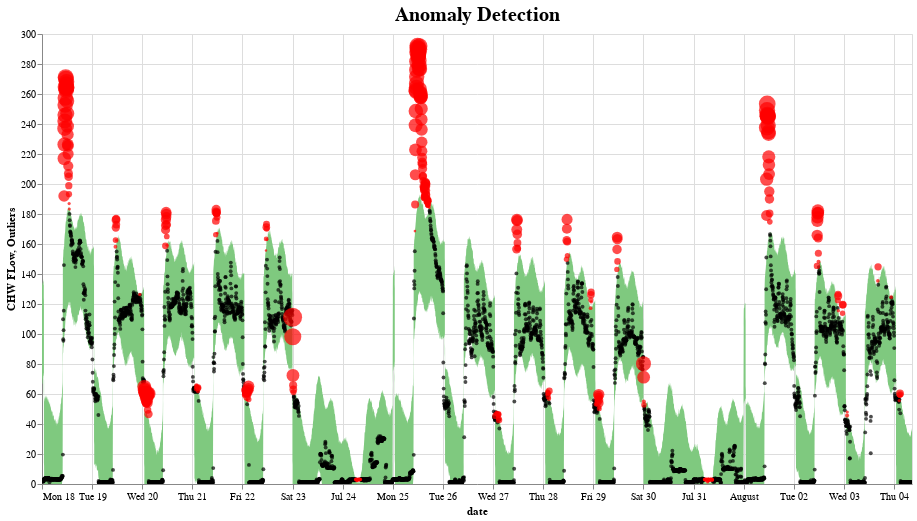

Notebook cell for this chart:
### Code cell
import altair as alt

def plot_anomalies(forecasted):
    interval = alt.Chart(forecasted).mark_area(interpolate="basis", color = '#7FC97F').encode(
    x=alt.X('ds:T',  title ='date'),
    y='yhat_upper',
    y2='yhat_lower',
    tooltip=['ds', 'fact', 'yhat_lower', 'yhat_upper']).interactive().properties(title='Anomaly Detection')

    fact = alt.Chart(forecasted[forecasted.anomaly==0]).mark_circle(size=15, opacity=0.7, color = 'Black').encode(
        x='ds:T',
        y=alt.Y('fact', title='CHW FLow'),    
        tooltip=['ds', 'fact', 'yhat_lower', 'yhat_upper']
    ).interactive()

    anomalies = alt.Chart(forecasted[forecasted.anomaly!=0]).mark_circle(size=30, color = 'Red').encode(
        x='ds:T',
        y=alt.Y('fact', title='Outliers'),    
        tooltip=['ds', 'fact', 'yhat_lower', 'yhat_upper'],
        size = alt.Size('importance', legend=None)
    ).interactive()

    return alt.layer(interval, fact, anomalies)\
              .properties(width=870, height=450)\
              .configure_title(fontSize=20)
              
plot_anomalies(pred.iloc[:5000,])

### Figure 1 — Vega-Lite specification as saved in the notebook (floating-point values rounded to 4 significant figures; data arrays with more than 128 entries replaced by an {"elided": "..."} marker saying what was removed)
{"config": {"view": {"continuousWidth": 400, "continuousHeight": 300}, "title": {"fontSize": 20}}, "layer": [{"data": {"name": "data-11265778bb89618ff239a7b462c10181"}, "mark": {"type": "area", "color": "#7FC97F", "interpolate": "basis"}, "encoding": {"tooltip": [{"field": "ds", "type": "temporal"}, {"field": "fact", "type": "quantitative"}, {"field": "yhat_lower", "type": "quantitative"}, {"field": "yhat_upper", "type": "quantitative"}], "x": {"field": "ds", "title": "date", "type": "temporal"}, "y": {"field": "yhat_upper", "type": "quantitative"}, "y2": {"field": "yhat_lower"}}, "selection": {"selector001": {"type": "interval", "bind": "scales", "encodings": ["x", "y"]}}, "title": "Anomaly Detection"}, {"data": {"name": "data-2b747133ebc41c8f2b908624367accac"}, "mark": {"type": "circle", "color": "Black", "opacity": 0.7, "size": 15}, "encoding": {"tooltip": [{"field": "ds", "type": "temporal"}, {"field": "fact", "type": "quantitative"}, {"field": "yhat_lower", "type": "quantitative"}, {"field": "yhat_upper", "type": "quantitative"}], "x": {"field": "ds", "type": "temporal"}, "y": {"field": "fact", "title": "CHW FLow", "type": "quantitative"}}, "selection": {"selector002": {"type": "interval", "bind": "scales", "encodings": ["x", "y"]}}}, {"data": {"name": "data-9a85ef484caba0ba8ad13114af799ad1"}, "mark": {"type": "circle", "color": "Red", "size": 30}, "encoding": {"size": {"field": "importance", "legend": null, "type": "quantitative"}, "tooltip": [{"field": "ds", "type": "temporal"}, {"field": "fact", "type": "quantitative"}, {"field": "yhat_lower", "type": "quantitative"}, {"field": "yhat_upper", "type": "quantitative"}], "x": {"field": "ds", "type": "temporal"}, "y": {"field": "fact", "title": "Outliers", "type": "quantitative"}}, "selection": {"selector003": {"type": "interval", "bind": "scales", "encodings": ["x", "y"]}}}], "height": 450, "width": 870, "$schema": "https://vega.github.io/schema/vega-lite/v4.17.0.json", "datasets": {"data-11265778bb89618ff239a7b462c10181": {"elided": "5000 records"}, "data-2b747133ebc41c8f2b908624367accac": {"elided": "4608 records"}, "data-9a85ef484caba0ba8ad13114af799ad1": {"elided": "392 records"}}}
